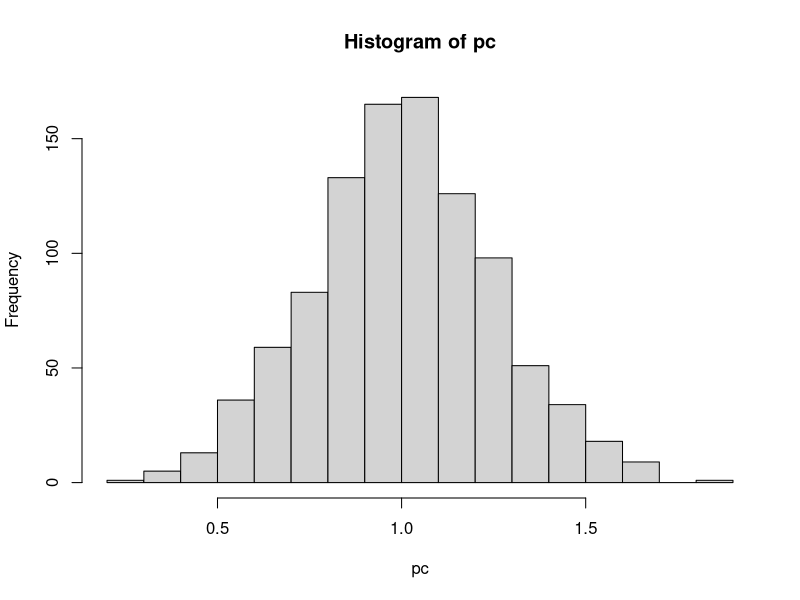
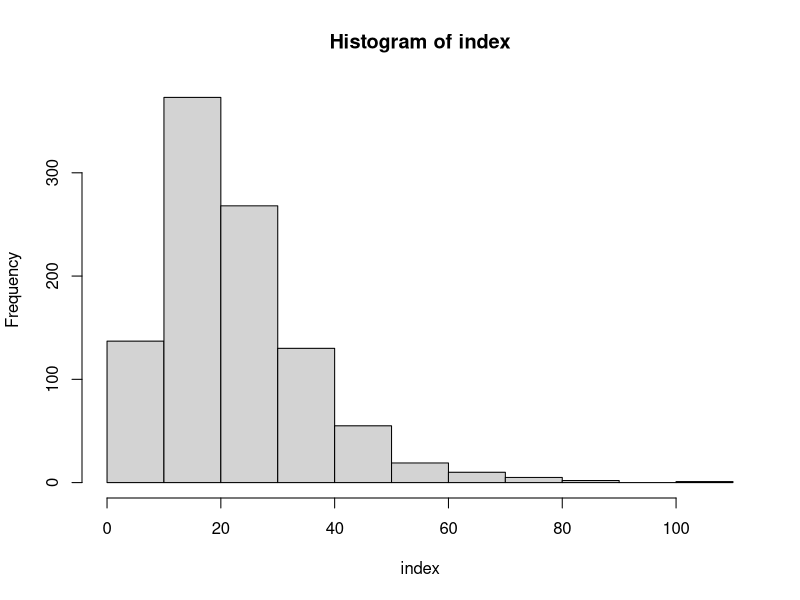
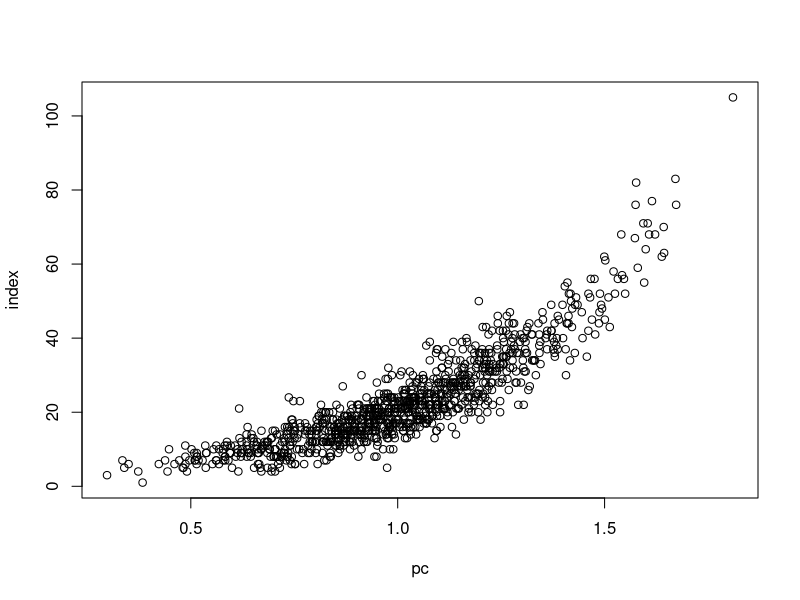
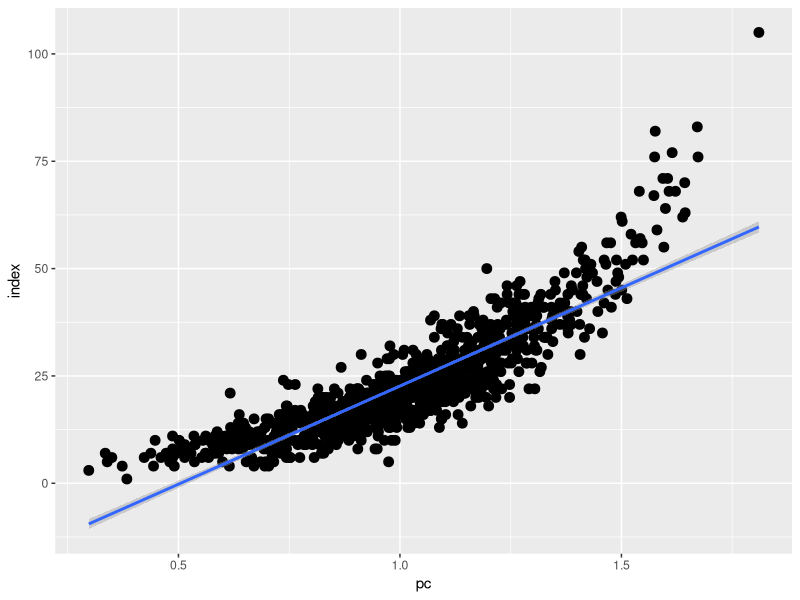
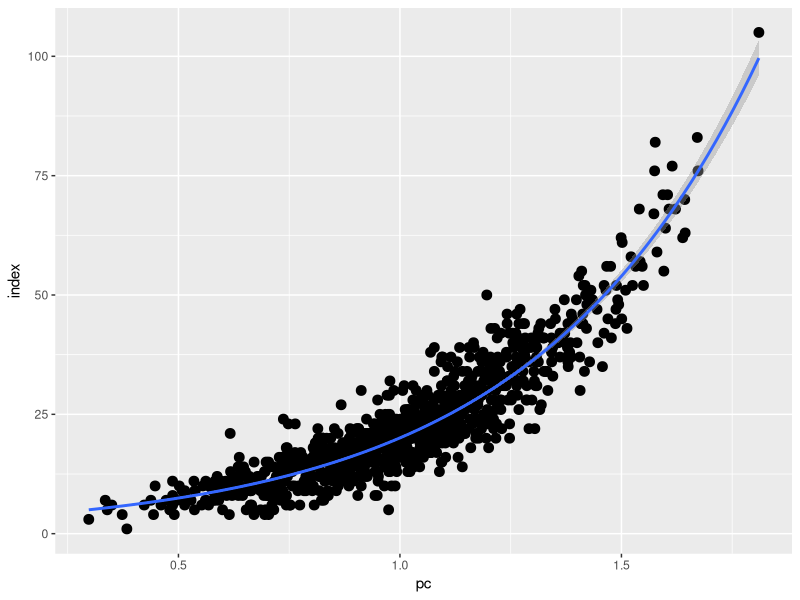

These charts were generated, in order, by the following R code:
set.seed(123)
n <- 1000
b0 <- 1
b1 <- 2
pc <- rnorm(1000, 1, 0.25)
mu <- exp(b0 + b1 * pc)
index <- rpois(1000, mu)
data <- data.frame(pc = pc, index = index)

library(ggplot2)

# Data exploration
hist(pc)
hist(index)
class(pc)
class(index)
plot(index ~ pc)

ggplot(data = data, aes(x = pc, y = index)) + geom_point(size = 3) + 
  stat_smooth(method = lm)

ggplot(data = data, aes(x = pc, y = index)) + geom_point(size = 3) + 
  stat_smooth(method = glm,method.args = list(family = poisson(link = "log"))) 
